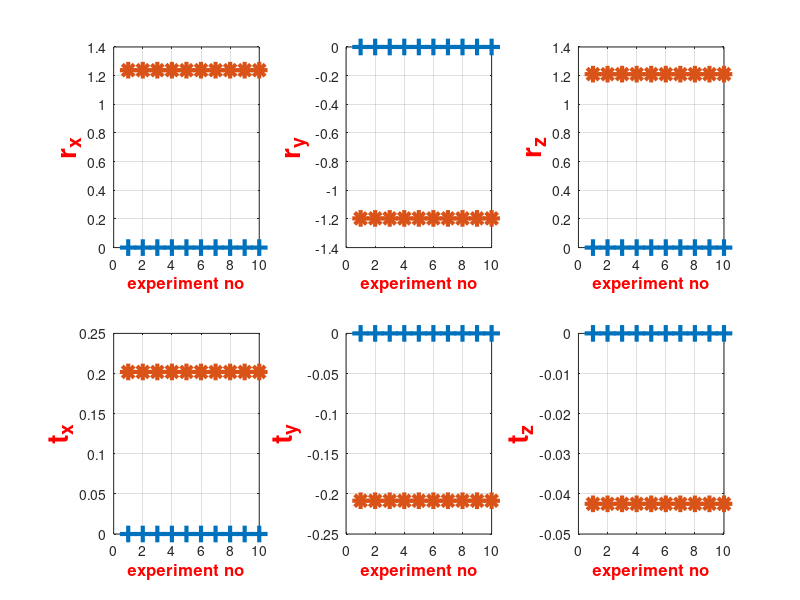

This figure's MATLAB source:
initializations = csvread('initializations.csv');
results = csvread('results.csv');

rx_init = initializations(:, 1);
rx_res = results(:, 1);

ry_init = initializations(:, 2);
ry_res = results(:, 2);

rz_init = initializations(:, 3);
rz_res = results(:, 3);

tx_init = initializations(:, 4);
tx_res = results(:, 4);

ty_init = initializations(:, 5);
ty_res = results(:, 5);

tz_init = initializations(:, 6);
tz_res = results(:, 6);

figure(1)
subplot(231)
plot(rx_init, '+', 'MarkerSize', 12, 'LineWidth', 3);
hold on;
plot(rx_res, '*', 'MarkerSize', 12, 'LineWidth', 3);
hold off;
xlabel('experiment no', 'FontSize',12,'FontWeight','bold','Color','r');
ylabel('r_x', 'FontSize',20,'FontWeight','bold','Color','r');
grid;
subplot(232)
plot(ry_init, '+', 'MarkerSize',12, 'LineWidth', 3);
hold on;
plot(ry_res, '*', 'MarkerSize',12, 'LineWidth', 3);
hold off;
xlabel('experiment no', 'FontSize',12,'FontWeight','bold','Color','r');
ylabel('r_y', 'FontSize',20,'FontWeight','bold','Color','r');
grid;
subplot(233)
plot(rz_init, '+', 'MarkerSize',12, 'LineWidth', 3);
hold on;
plot(rz_res, '*', 'MarkerSize',12, 'LineWidth', 3);
hold off;
grid;
xlabel('experiment no', 'FontSize',12,'FontWeight','bold','Color','r');
ylabel('r_z', 'FontSize',20,'FontWeight','bold','Color','r');
subplot(234)
plot(tx_init, '+', 'MarkerSize',12, 'LineWidth', 3);
hold on;
plot(tx_res, '*', 'MarkerSize',12, 'LineWidth', 3);
hold off;
grid;
xlabel('experiment no', 'FontSize',12,'FontWeight','bold','Color','r');
ylabel('t_x', 'FontSize',20,'FontWeight','bold','Color','r');
subplot(235)
plot(ty_init, '+', 'MarkerSize',12, 'LineWidth', 3);
hold on;
plot(ty_res, '*', 'MarkerSize',12, 'LineWidth', 3);
hold off;
grid;
xlabel('experiment no', 'FontSize',12,'FontWeight','bold','Color','r');
ylabel('t_y', 'FontSize',20,'FontWeight','bold','Color','r');
subplot(236)
plot(tz_init, '+', 'MarkerSize',12, 'LineWidth', 3);
hold on;
plot(tz_res, '*', 'MarkerSize',12, 'LineWidth', 3);
hold off;
grid;
xlabel('experiment no', 'FontSize',12,'FontWeight','bold','Color','r');
ylabel('t_z', 'FontSize',20,'FontWeight','bold','Color','r');